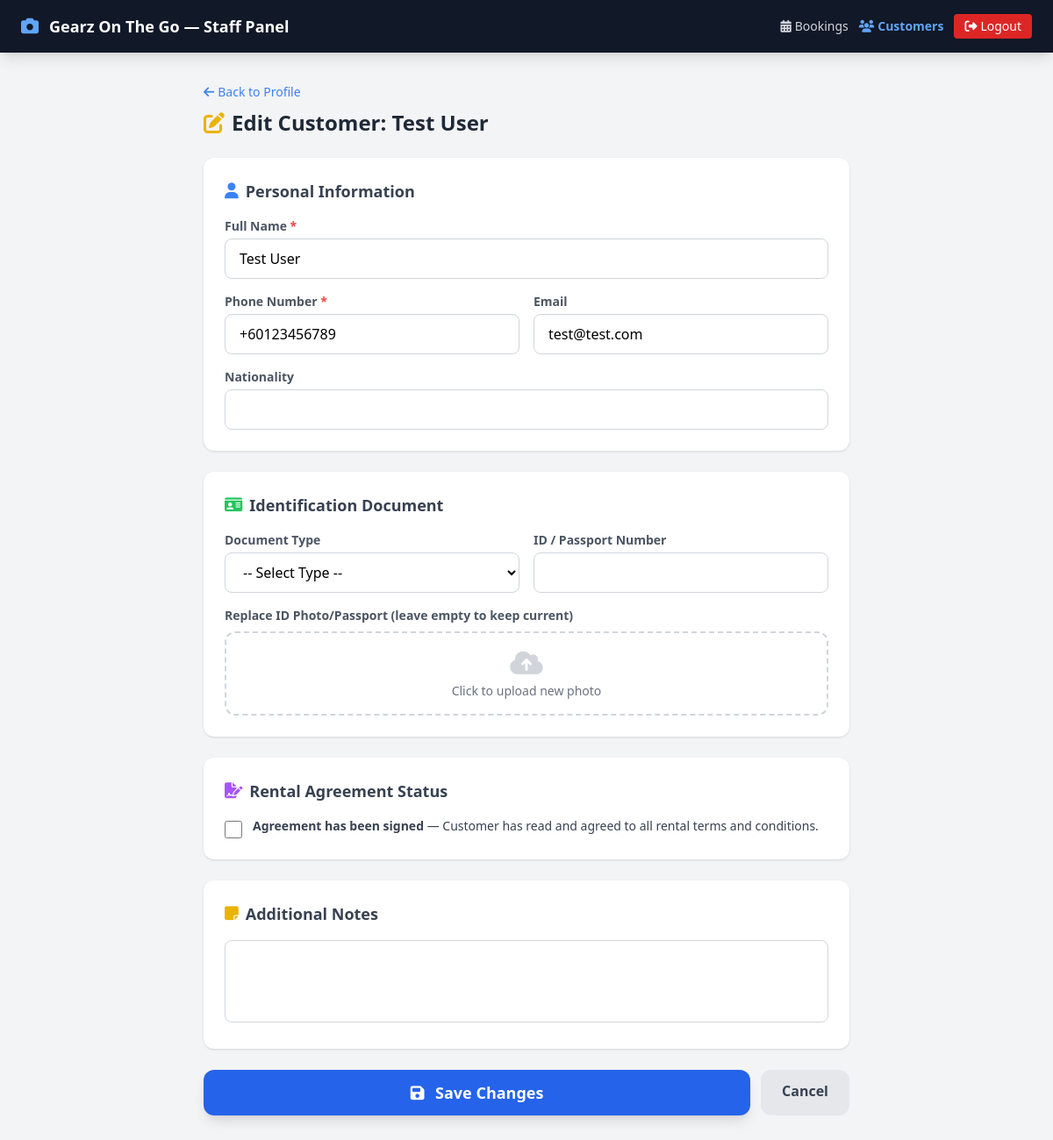
Page /staff/customers/1/edit (signed in) on the committed database.
### tables this page shows
CREATE TABLE customers (
        id              INTEGER PRIMARY KEY AUTOINCREMENT,
        full_name       TEXT NOT NULL,
        phone           TEXT NOT NULL,
        email           TEXT,
        nationality     TEXT,
        id_type         TEXT,
        id_number       TEXT,
        id_photo        TEXT,
        agreement_signed INTEGER DEFAULT 0,
        agreement_date  TEXT,
        notes           TEXT,
        created_at      TEXT DEFAULT CURRENT_TIMESTAMP
    );

### app.py (the view, shortened to what this page needs)
@app.route('/staff/customers/<int:cust_id>/edit', methods=['GET', 'POST'])
@login_required
def customer_edit(cust_id):
    conn = get_db()
    customer = conn.execute("SELECT * FROM customers WHERE id = ?", (cust_id,)).fetchone()
    if not customer:
        conn.close()
        abort(404)
    conn.close()
    return render_template('customer_edit.html', customer=customer)

### app.py (called while the page is built)
def get_db():
    conn = sqlite3.connect(DB_PATH, timeout=10)  # 10s timeout to avoid blocking
    conn.row_factory = sqlite3.Row
    conn.execute('PRAGMA journal_mode=WAL')  # WAL mode allows concurrent reads
    conn.execute('PRAGMA busy_timeout=5000')  # 5s busy timeout
    return conn

def login_required(f):
    @wraps(f)
    def decorated(*args, **kwargs):
        if not session.get('logged_in'):
            return redirect(url_for('staff_login'))
        return f(*args, **kwargs)
    return decorated

### templates/customer_edit.html (shortened to what this page needs)
<!DOCTYPE html>
<html lang="en">
<head>
<script src="https://cdn.tailwindcss.com"></script>
<link rel="stylesheet" href="https://cdnjs.cloudflare.com/ajax/libs/font-awesome/6.5.0/css/all.min.css"/>
</head>
<body class="bg-gray-100 min-h-screen">
<nav class="bg-gray-900 text-white px-6 py-4 flex items-center justify-between shadow-lg">
  <div class="flex items-center gap-3">
    <i class="fas fa-camera text-blue-400 text-xl"></i>
    <span class="font-bold text-lg">Gearz On The Go — Staff Panel</span>
  </div>
  <div class="flex items-center gap-3">
    <a href="/staff" class="text-gray-300 hover:text-white text-sm"><i class="fas fa-calendar-alt mr-1"></i>Bookings</a>
    <a href="/staff/customers" class="text-blue-400 font-semibold text-sm"><i class="fas fa-users mr-1"></i>Customers</a>
    <a href="/staff/logout" class="bg-red-600 hover:bg-red-700 px-3 py-1 rounded text-sm"><i class="fas fa-sign-out-alt mr-1"></i>Logout</a>
  </div>
</nav>
<div class="max-w-3xl mx-auto px-4 py-8">
  <div class="mb-6">
    <a href="/staff/customers/{{ customer.id }}" class="text-blue-500 hover:underline text-sm"><i class="fas fa-arrow-left mr-1"></i>Back to Profile</a>
    <h1 class="text-2xl font-bold text-gray-800 mt-2"><i class="fas fa-edit text-yellow-500 mr-2"></i>Edit Customer: {{ customer.full_name }}</h1>
  </div>
  <form method="POST" enctype="multipart/form-data" class="space-y-6">
    <div class="bg-white rounded-xl shadow p-6">
      <h2 class="font-bold text-gray-700 text-lg mb-4 flex items-center gap-2">
        <i class="fas fa-user text-blue-500"></i> Personal Information
      </h2>
      <div class="grid grid-cols-1 sm:grid-cols-2 gap-4">
        <div class="sm:col-span-2">
          <label class="block text-sm font-semibold text-gray-600 mb-1">Full Name <span class="text-red-500">*</span></label>
          <input type="text" name="full_name" required value="{{ customer.full_name }}"
            class="w-full border border-gray-300 rounded-lg px-4 py-2.5 focus:outline-none focus:ring-2 focus:ring-blue-400"/>
        </div>
        <div>
          <label class="block text-sm font-semibold text-gray-600 mb-1">Phone Number <span class="text-red-500">*</span></label>
          <input type="tel" name="phone" required value="{{ customer.phone }}"
            class="w-full border border-gray-300 rounded-lg px-4 py-2.5 focus:outline-none focus:ring-2 focus:ring-blue-400"/>
        </div>
        <div>
          <label class="block text-sm font-semibold text-gray-600 mb-1">Email</label>
          <input type="email" name="email" value="{{ customer.email or '' }}"
            class="w-full border border-gray-300 rounded-lg px-4 py-2.5 focus:outline-none focus:ring-2 focus:ring-blue-400"/>
        </div>
        <div class="sm:col-span-2">
          <label class="block text-sm font-semibold text-gray-600 mb-1">Nationality</label>
          <input type="text" name="nationality" value="{{ customer.nationality or '' }}"
            class="w-full border border-gray-300 rounded-lg px-4 py-2.5 focus:outline-none focus:ring-2 focus:ring-blue-400"/>
        </div>
      </div>
    </div>
    <div class="bg-white rounded-xl shadow p-6">
      <h2 class="font-bold text-gray-700 text-lg mb-4 flex items-center gap-2">
        <i class="fas fa-id-card text-green-500"></i> Identification Document
      </h2>
      <div class="grid grid-cols-1 sm:grid-cols-2 gap-4">
        <div>
          <label class="block text-sm font-semibold text-gray-600 mb-1">Document Type</label>
          <select name="id_type" class="w-full border border-gray-300 rounded-lg px-4 py-2.5 focus:outline-none focus:ring-2 focus:ring-blue-400 bg-white">
            <option value="">-- Select Type --</option>
          </select>
        </div>
        <div>
          <label class="block text-sm font-semibold text-gray-600 mb-1">ID / Passport Number</label>
          <input type="text" name="id_number" value="{{ customer.id_number or '' }}"
            class="w-full border border-gray-300 rounded-lg px-4 py-2.5 focus:outline-none focus:ring-2 focus:ring-blue-400"/>
        </div>
        <div class="sm:col-span-2">
          <label class="block text-sm font-semibold text-gray-600 mb-2">Replace ID Photo/Passport (leave empty to keep current)</label>
          <div class="border-2 border-dashed border-gray-300 rounded-xl p-4 text-center hover:border-blue-400 transition cursor-pointer" onclick="document.getElementById('id_photo').click()">
            <i class="fas fa-cloud-upload-alt text-3xl text-gray-300 mb-1 block"></i>
            <p class="text-gray-500 text-sm">Click to upload new photo</p>
          </div>
        </div>
      </div>
    </div>
    <div class="bg-white rounded-xl shadow p-6">
      <h2 class="font-bold text-gray-700 text-lg mb-4 flex items-center gap-2">
        <i class="fas fa-file-signature text-purple-500"></i> Rental Agreement Status
      </h2>
      <label class="flex items-start gap-3 cursor-pointer">
        <input type="checkbox" name="agreement_signed" value="1" id="agreement_cb"
          class="mt-1 w-5 h-5 text-blue-600 rounded border-gray-300 focus:ring-blue-500"/>
        <span class="text-sm text-gray-700">
          <strong>Agreement has been signed</strong> — Customer has read and agreed to all rental terms and conditions.
        </span>
      </label>
    </div>
    <div class="bg-white rounded-xl shadow p-6">
      <h2 class="font-bold text-gray-700 text-lg mb-4 flex items-center gap-2">
        <i class="fas fa-sticky-note text-yellow-500"></i> Additional Notes
      </h2>
      <textarea name="notes" rows="3" class="w-full border border-gray-300 rounded-lg px-4 py-2.5 focus:outline-none focus:ring-2 focus:ring-blue-400 resize-none">{{ customer.notes or '' }}</textarea>
    </div>
    <div class="flex gap-3">
      <button type="submit" class="flex-1 bg-blue-600 hover:bg-blue-700 text-white py-3 rounded-xl font-bold text-lg shadow-lg transition">
        <i class="fas fa-save mr-2"></i> Save Changes
      </button>
      <a href="/staff/customers/{{ customer.id }}" class="bg-gray-200 hover:bg-gray-300 text-gray-700 px-6 py-3 rounded-xl font-semibold">
        Cancel
      </a>
    </div>
  </form>
</div>
</body>
</html>

### rows in the picture
customers: full_name "Test User", phone "+60123456789", email "test@test.com"
